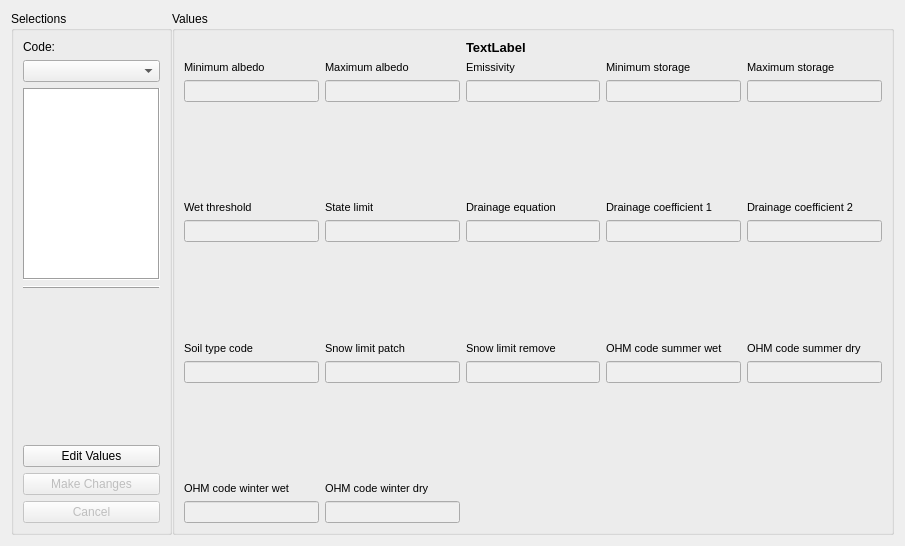
<?xml version="1.0" encoding="UTF-8"?>
<ui version="4.0">
 <class>Form</class>
 <widget class="QWidget" name="Form">
  <property name="geometry">
   <rect>
    <x>0</x>
    <y>0</y>
    <width>905</width>
    <height>546</height>
   </rect>
  </property>
  <property name="windowTitle">
   <string>Form</string>
  </property>
  <layout class="QHBoxLayout" name="horizontalLayout">
   <property name="spacing">
    <number>0</number>
   </property>
   <item>
    <widget class="QGroupBox" name="groupBox">
     <property name="minimumSize">
      <size>
       <width>161</width>
       <height>0</height>
      </size>
     </property>
     <property name="maximumSize">
      <size>
       <width>161</width>
       <height>16777215</height>
      </size>
     </property>
     <property name="title">
      <string>Selections</string>
     </property>
     <property name="flat">
      <bool>false</bool>
     </property>
     <layout class="QVBoxLayout" name="verticalLayout_18">
      <item>
       <widget class="QLabel" name="label">
        <property name="text">
         <string>Code:</string>
        </property>
       </widget>
      </item>
      <item>
       <widget class="QComboBox" name="comboBox"/>
      </item>
      <item>
       <widget class="QTextBrowser" name="exp_label">
        <property name="enabled">
         <bool>true</bool>
        </property>
        <property name="sizePolicy">
         <sizepolicy hsizetype="Expanding" vsizetype="Expanding">
          <horstretch>0</horstretch>
          <verstretch>0</verstretch>
         </sizepolicy>
        </property>
        <property name="autoFillBackground">
         <bool>false</bool>
        </property>
        <property name="frameShape">
         <enum>QFrame::Box</enum>
        </property>
       </widget>
      </item>
      <item>
       <widget class="Line" name="line">
        <property name="frameShadow">
         <enum>QFrame::Raised</enum>
        </property>
        <property name="orientation">
         <enum>Qt::Horizontal</enum>
        </property>
       </widget>
      </item>
      <item>
       <widget class="QLabel" name="Image">
        <property name="text">
         <string/>
        </property>
       </widget>
      </item>
      <item>
       <spacer name="verticalSpacer_4">
        <property name="orientation">
         <enum>Qt::Vertical</enum>
        </property>
        <property name="sizeHint" stdset="0">
         <size>
          <width>20</width>
          <height>40</height>
         </size>
        </property>
       </spacer>
      </item>
      <item>
       <widget class="QPushButton" name="editButton">
        <property name="text">
         <string>Edit Values</string>
        </property>
       </widget>
      </item>
      <item>
       <widget class="QPushButton" name="changeButton">
        <property name="enabled">
         <bool>false</bool>
        </property>
        <property name="text">
         <string>Make Changes</string>
        </property>
       </widget>
      </item>
      <item>
       <widget class="QPushButton" name="cancelButton">
        <property name="enabled">
         <bool>false</bool>
        </property>
        <property name="text">
         <string>Cancel</string>
        </property>
       </widget>
      </item>
     </layout>
    </widget>
   </item>
   <item>
    <widget class="QGroupBox" name="groupBox2">
     <property name="title">
      <string>Values</string>
     </property>
     <property name="flat">
      <bool>false</bool>
     </property>
     <property name="checkable">
      <bool>false</bool>
     </property>
     <layout class="QGridLayout" name="gridLayout">
      <item row="2" column="0">
       <spacer name="verticalSpacer">
        <property name="orientation">
         <enum>Qt::Vertical</enum>
        </property>
        <property name="sizeHint" stdset="0">
         <size>
          <width>20</width>
          <height>40</height>
         </size>
        </property>
       </spacer>
      </item>
      <item row="1" column="1">
       <layout class="QVBoxLayout" name="verticalLayout_2">
        <item>
         <widget class="QLabel" name="label_3">
          <property name="sizePolicy">
           <sizepolicy hsizetype="Preferred" vsizetype="Preferred">
            <horstretch>0</horstretch>
            <verstretch>0</verstretch>
           </sizepolicy>
          </property>
          <property name="font">
           <font>
            <pointsize>8</pointsize>
           </font>
          </property>
          <property name="text">
           <string>Maximum albedo</string>
          </property>
          <property name="textFormat">
           <enum>Qt::AutoText</enum>
          </property>
         </widget>
        </item>
        <item>
         <widget class="QLineEdit" name="lineEdit_2">
          <property name="enabled">
           <bool>false</bool>
          </property>
         </widget>
        </item>
       </layout>
      </item>
      <item row="3" column="0">
       <layout class="QVBoxLayout" name="verticalLayout_6">
        <item>
         <widget class="QLabel" name="label_7">
          <property name="sizePolicy">
           <sizepolicy hsizetype="Preferred" vsizetype="Preferred">
            <horstretch>0</horstretch>
            <verstretch>0</verstretch>
           </sizepolicy>
          </property>
          <property name="font">
           <font>
            <pointsize>8</pointsize>
           </font>
          </property>
          <property name="text">
           <string>Wet threshold</string>
          </property>
          <property name="textFormat">
           <enum>Qt::AutoText</enum>
          </property>
         </widget>
        </item>
        <item>
         <widget class="QLineEdit" name="lineEdit_6">
          <property name="enabled">
           <bool>false</bool>
          </property>
         </widget>
        </item>
       </layout>
      </item>
      <item row="1" column="2">
       <layout class="QVBoxLayout" name="verticalLayout_3">
        <item>
         <widget class="QLabel" name="label_4">
          <property name="sizePolicy">
           <sizepolicy hsizetype="Preferred" vsizetype="Preferred">
            <horstretch>0</horstretch>
            <verstretch>0</verstretch>
           </sizepolicy>
          </property>
          <property name="font">
           <font>
            <pointsize>8</pointsize>
           </font>
          </property>
          <property name="text">
           <string>Emissivity</string>
          </property>
          <property name="textFormat">
           <enum>Qt::AutoText</enum>
          </property>
         </widget>
        </item>
        <item>
         <widget class="QLineEdit" name="lineEdit_3">
          <property name="enabled">
           <bool>false</bool>
          </property>
         </widget>
        </item>
       </layout>
      </item>
      <item row="1" column="4">
       <layout class="QVBoxLayout" name="verticalLayout_5">
        <item>
         <widget class="QLabel" name="label_6">
          <property name="sizePolicy">
           <sizepolicy hsizetype="Preferred" vsizetype="Preferred">
            <horstretch>0</horstretch>
            <verstretch>0</verstretch>
           </sizepolicy>
          </property>
          <property name="font">
           <font>
            <pointsize>8</pointsize>
           </font>
          </property>
          <property name="text">
           <string>Maximum storage</string>
          </property>
          <property name="textFormat">
           <enum>Qt::AutoText</enum>
          </property>
         </widget>
        </item>
        <item>
         <widget class="QLineEdit" name="lineEdit_5">
          <property name="enabled">
           <bool>false</bool>
          </property>
         </widget>
        </item>
       </layout>
      </item>
      <item row="1" column="3">
       <layout class="QVBoxLayout" name="verticalLayout_4">
        <item>
         <widget class="QLabel" name="label_5">
          <property name="sizePolicy">
           <sizepolicy hsizetype="Preferred" vsizetype="Preferred">
            <horstretch>0</horstretch>
            <verstretch>0</verstretch>
           </sizepolicy>
          </property>
          <property name="font">
           <font>
            <pointsize>8</pointsize>
           </font>
          </property>
          <property name="text">
           <string>Minimum storage</string>
          </property>
          <property name="textFormat">
           <enum>Qt::AutoText</enum>
          </property>
         </widget>
        </item>
        <item>
         <widget class="QLineEdit" name="lineEdit_4">
          <property name="enabled">
           <bool>false</bool>
          </property>
         </widget>
        </item>
       </layout>
      </item>
      <item row="1" column="0">
       <layout class="QVBoxLayout" name="verticalLayout">
        <item>
         <widget class="QLabel" name="label_2">
          <property name="sizePolicy">
           <sizepolicy hsizetype="Preferred" vsizetype="Preferred">
            <horstretch>0</horstretch>
            <verstretch>0</verstretch>
           </sizepolicy>
          </property>
          <property name="font">
           <font>
            <pointsize>8</pointsize>
           </font>
          </property>
          <property name="text">
           <string>Minimum albedo</string>
          </property>
          <property name="textFormat">
           <enum>Qt::AutoText</enum>
          </property>
         </widget>
        </item>
        <item>
         <widget class="QLineEdit" name="lineEdit_1">
          <property name="enabled">
           <bool>false</bool>
          </property>
         </widget>
        </item>
       </layout>
      </item>
      <item row="3" column="1">
       <layout class="QVBoxLayout" name="verticalLayout_7">
        <item>
         <widget class="QLabel" name="label_25">
          <property name="sizePolicy">
           <sizepolicy hsizetype="Preferred" vsizetype="Preferred">
            <horstretch>0</horstretch>
            <verstretch>0</verstretch>
           </sizepolicy>
          </property>
          <property name="font">
           <font>
            <pointsize>8</pointsize>
           </font>
          </property>
          <property name="text">
           <string>State limit</string>
          </property>
          <property name="textFormat">
           <enum>Qt::AutoText</enum>
          </property>
         </widget>
        </item>
        <item>
         <widget class="QLineEdit" name="lineEdit_7">
          <property name="enabled">
           <bool>false</bool>
          </property>
         </widget>
        </item>
       </layout>
      </item>
      <item row="7" column="1">
       <layout class="QVBoxLayout" name="verticalLayout_17">
        <item>
         <widget class="QLabel" name="label_26">
          <property name="sizePolicy">
           <sizepolicy hsizetype="Preferred" vsizetype="Preferred">
            <horstretch>0</horstretch>
            <verstretch>0</verstretch>
           </sizepolicy>
          </property>
          <property name="font">
           <font>
            <pointsize>8</pointsize>
           </font>
          </property>
          <property name="text">
           <string>OHM code winter dry</string>
          </property>
          <property name="textFormat">
           <enum>Qt::AutoText</enum>
          </property>
         </widget>
        </item>
        <item>
         <widget class="QLineEdit" name="lineEdit_17">
          <property name="enabled">
           <bool>false</bool>
          </property>
         </widget>
        </item>
       </layout>
      </item>
      <item row="7" column="0">
       <layout class="QVBoxLayout" name="verticalLayout_16">
        <item>
         <widget class="QLabel" name="label_23">
          <property name="sizePolicy">
           <sizepolicy hsizetype="Preferred" vsizetype="Preferred">
            <horstretch>0</horstretch>
            <verstretch>0</verstretch>
           </sizepolicy>
          </property>
          <property name="font">
           <font>
            <pointsize>8</pointsize>
           </font>
          </property>
          <property name="text">
           <string>OHM code winter wet</string>
          </property>
          <property name="textFormat">
           <enum>Qt::AutoText</enum>
          </property>
         </widget>
        </item>
        <item>
         <widget class="QLineEdit" name="lineEdit_16">
          <property name="enabled">
           <bool>false</bool>
          </property>
         </widget>
        </item>
       </layout>
      </item>
      <item row="5" column="4">
       <layout class="QVBoxLayout" name="verticalLayout_15">
        <item>
         <widget class="QLabel" name="label_21">
          <property name="sizePolicy">
           <sizepolicy hsizetype="Preferred" vsizetype="Preferred">
            <horstretch>0</horstretch>
            <verstretch>0</verstretch>
           </sizepolicy>
          </property>
          <property name="font">
           <font>
            <pointsize>8</pointsize>
           </font>
          </property>
          <property name="text">
           <string>OHM code summer dry</string>
          </property>
          <property name="textFormat">
           <enum>Qt::AutoText</enum>
          </property>
         </widget>
        </item>
        <item>
         <widget class="QLineEdit" name="lineEdit_15">
          <property name="enabled">
           <bool>false</bool>
          </property>
         </widget>
        </item>
       </layout>
      </item>
      <item row="3" column="4">
       <layout class="QVBoxLayout" name="verticalLayout_10">
        <item>
         <widget class="QLabel" name="label_9">
          <property name="sizePolicy">
           <sizepolicy hsizetype="Preferred" vsizetype="Preferred">
            <horstretch>0</horstretch>
            <verstretch>0</verstretch>
           </sizepolicy>
          </property>
          <property name="font">
           <font>
            <pointsize>8</pointsize>
           </font>
          </property>
          <property name="text">
           <string>Drainage coefficient 2</string>
          </property>
          <property name="textFormat">
           <enum>Qt::AutoText</enum>
          </property>
          <property name="wordWrap">
           <bool>false</bool>
          </property>
         </widget>
        </item>
        <item>
         <widget class="QLineEdit" name="lineEdit_10">
          <property name="enabled">
           <bool>false</bool>
          </property>
         </widget>
        </item>
       </layout>
      </item>
      <item row="3" column="2">
       <layout class="QVBoxLayout" name="verticalLayout_8">
        <item>
         <widget class="QLabel" name="label_8">
          <property name="sizePolicy">
           <sizepolicy hsizetype="Preferred" vsizetype="Preferred">
            <horstretch>0</horstretch>
            <verstretch>0</verstretch>
           </sizepolicy>
          </property>
          <property name="font">
           <font>
            <pointsize>8</pointsize>
           </font>
          </property>
          <property name="text">
           <string>Drainage equation</string>
          </property>
          <property name="textFormat">
           <enum>Qt::AutoText</enum>
          </property>
         </widget>
        </item>
        <item>
         <widget class="QLineEdit" name="lineEdit_8">
          <property name="enabled">
           <bool>false</bool>
          </property>
         </widget>
        </item>
       </layout>
      </item>
      <item row="3" column="3">
       <layout class="QVBoxLayout" name="verticalLayout_9">
        <item>
         <widget class="QLabel" name="label_10">
          <property name="sizePolicy">
           <sizepolicy hsizetype="Preferred" vsizetype="Preferred">
            <horstretch>0</horstretch>
            <verstretch>0</verstretch>
           </sizepolicy>
          </property>
          <property name="font">
           <font>
            <pointsize>8</pointsize>
           </font>
          </property>
          <property name="text">
           <string>Drainage coefficient 1</string>
          </property>
          <property name="textFormat">
           <enum>Qt::AutoText</enum>
          </property>
         </widget>
        </item>
        <item>
         <widget class="QLineEdit" name="lineEdit_9">
          <property name="enabled">
           <bool>false</bool>
          </property>
         </widget>
        </item>
       </layout>
      </item>
      <item row="5" column="3">
       <layout class="QVBoxLayout" name="verticalLayout_14">
        <item>
         <widget class="QLabel" name="label_22">
          <property name="sizePolicy">
           <sizepolicy hsizetype="Preferred" vsizetype="Preferred">
            <horstretch>0</horstretch>
            <verstretch>0</verstretch>
           </sizepolicy>
          </property>
          <property name="font">
           <font>
            <pointsize>8</pointsize>
           </font>
          </property>
          <property name="text">
           <string>OHM code summer wet</string>
          </property>
          <property name="textFormat">
           <enum>Qt::AutoText</enum>
          </property>
          <property name="scaledContents">
           <bool>false</bool>
          </property>
          <property name="wordWrap">
           <bool>false</bool>
          </property>
         </widget>
        </item>
        <item>
         <widget class="QLineEdit" name="lineEdit_14">
          <property name="enabled">
           <bool>false</bool>
          </property>
         </widget>
        </item>
       </layout>
      </item>
      <item row="5" column="2">
       <layout class="QVBoxLayout" name="verticalLayout_13">
        <item>
         <widget class="QLabel" name="label_20">
          <property name="sizePolicy">
           <sizepolicy hsizetype="Preferred" vsizetype="Preferred">
            <horstretch>0</horstretch>
            <verstretch>0</verstretch>
           </sizepolicy>
          </property>
          <property name="font">
           <font>
            <pointsize>8</pointsize>
           </font>
          </property>
          <property name="text">
           <string>Snow limit remove</string>
          </property>
          <property name="textFormat">
           <enum>Qt::AutoText</enum>
          </property>
         </widget>
        </item>
        <item>
         <widget class="QLineEdit" name="lineEdit_13">
          <property name="enabled">
           <bool>false</bool>
          </property>
         </widget>
        </item>
       </layout>
      </item>
      <item row="5" column="1">
       <layout class="QVBoxLayout" name="verticalLayout_12">
        <item>
         <widget class="QLabel" name="label_19">
          <property name="sizePolicy">
           <sizepolicy hsizetype="Preferred" vsizetype="Preferred">
            <horstretch>0</horstretch>
            <verstretch>0</verstretch>
           </sizepolicy>
          </property>
          <property name="font">
           <font>
            <pointsize>8</pointsize>
           </font>
          </property>
          <property name="text">
           <string>Snow limit patch</string>
          </property>
          <property name="textFormat">
           <enum>Qt::AutoText</enum>
          </property>
         </widget>
        </item>
        <item>
         <widget class="QLineEdit" name="lineEdit_12">
          <property name="enabled">
           <bool>false</bool>
          </property>
         </widget>
        </item>
       </layout>
      </item>
      <item row="5" column="0">
       <layout class="QVBoxLayout" name="verticalLayout_11">
        <item>
         <widget class="QLabel" name="label_11">
          <property name="sizePolicy">
           <sizepolicy hsizetype="Preferred" vsizetype="Preferred">
            <horstretch>0</horstretch>
            <verstretch>0</verstretch>
           </sizepolicy>
          </property>
          <property name="font">
           <font>
            <pointsize>8</pointsize>
           </font>
          </property>
          <property name="text">
           <string>Soil type code</string>
          </property>
          <property name="textFormat">
           <enum>Qt::AutoText</enum>
          </property>
         </widget>
        </item>
        <item>
         <widget class="QLineEdit" name="lineEdit_11">
          <property name="enabled">
           <bool>false</bool>
          </property>
         </widget>
        </item>
       </layout>
      </item>
      <item row="6" column="0">
       <spacer name="verticalSpacer_3">
        <property name="orientation">
         <enum>Qt::Vertical</enum>
        </property>
        <property name="sizeHint" stdset="0">
         <size>
          <width>20</width>
          <height>40</height>
         </size>
        </property>
       </spacer>
      </item>
      <item row="4" column="0">
       <spacer name="verticalSpacer_2">
        <property name="orientation">
         <enum>Qt::Vertical</enum>
        </property>
        <property name="sizeHint" stdset="0">
         <size>
          <width>20</width>
          <height>40</height>
         </size>
        </property>
       </spacer>
      </item>
      <item row="0" column="2">
       <widget class="QLabel" name="tab_name">
        <property name="font">
         <font>
          <pointsize>10</pointsize>
          <weight>75</weight>
          <bold>true</bold>
         </font>
        </property>
        <property name="text">
         <string>TextLabel</string>
        </property>
       </widget>
      </item>
     </layout>
    </widget>
   </item>
  </layout>
 </widget>
 <resources/>
 <connections/>
</ui>
